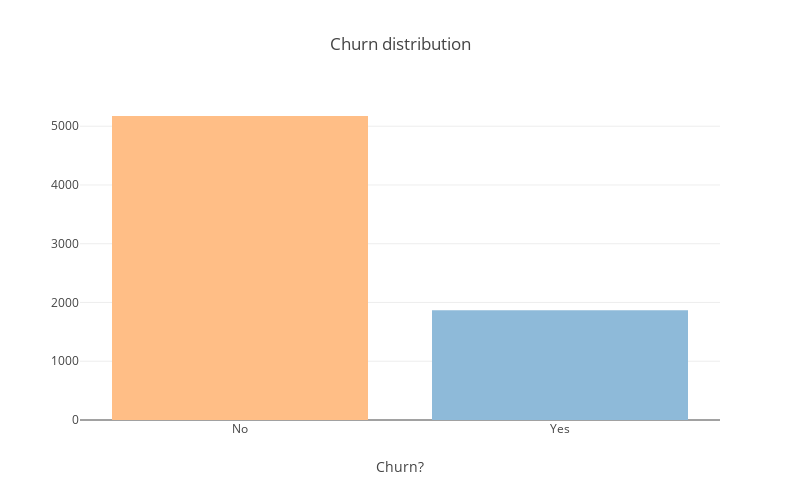

Notebook code cell kept with this figure:
### Markdown cell above
<h3>EDA: Target</h3>

### Code cell
_ = df.groupby('Churn').size().reset_index()
# .sort_values(by='tenure', ascending=True)

data = [go.Bar(
    x = _['Churn'].tolist(),
    y = _[0].tolist(),
    marker=dict(
        color=['rgba(255,190,134,1)', 'rgba(142,186,217,1)'])
)]
layout = go.Layout(
    title = "Churn distribution",
    xaxis = {"title" : "Churn?"},
    width=800,
    height=500
)
fig = go.Figure(data=data, layout=layout)
py.offline.iplot(fig)

### Figure 1 — Plotly figure (JSON) as saved in the notebook; plotly's stock layout.template omitted (floating-point values rounded to 4 significant figures)
{"data": [{"marker": {"color": ["rgba(255,190,134,1)", "rgba(142,186,217,1)"]}, "type": "bar", "uid": "3f74dcd1-be07-4328-bf2b-1a0252463011", "x": ["No", "Yes"], "y": [5174, 1869]}], "layout": {"height": 500, "title": {"text": "Churn distribution"}, "width": 800, "xaxis": {"title": {"text": "Churn?"}}}}
